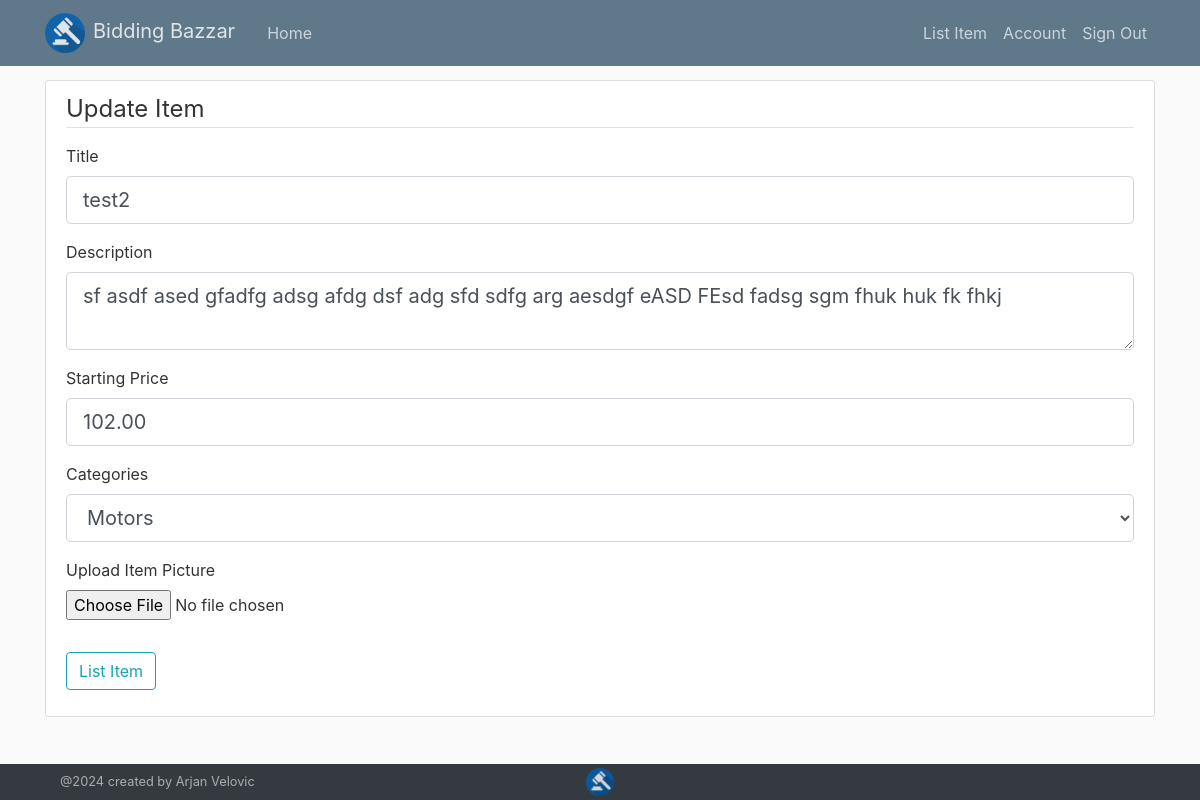
Page /item/4/update (signed in) on the earlier database version.
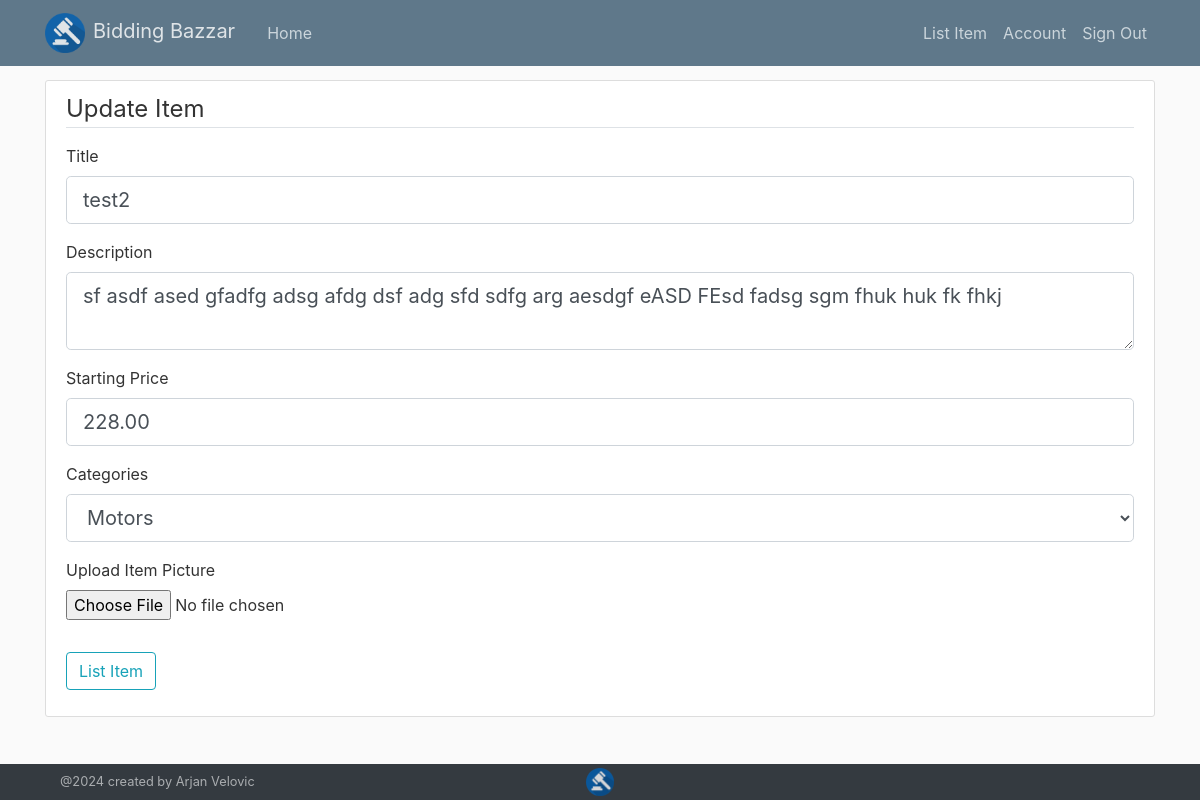
Same page on the later database version.
### flaskmarket/models.py (models this page shows, shortened)
class Item(db.Model):
    id = db.Column(db.Integer, primary_key=True)
    title = db.Column(db.String(100), nullable=False)
    description = db.Column(db.Text, nullable=False)
    category = db.Column(db.String(100), nullable=False)
    image_file = db.Column(db.String(50), nullable=False, default='default2.jpg')
    price = db.Column(db.Numeric, nullable=False)
    seller = db.Column(db.Integer, db.ForeignKey('user.id'), nullable=False)
    listeddate = db.Column(db.DateTime, nullable=False, default=datetime.utcnow)
    enddate = db.Column(db.DateTime, nullable=False, default=datetime.utcnow)
    hasbuyer = db.Column(db.Boolean, nullable = False, default = False)
    bidinfo = db.relationship('Bid', backref='item', lazy=True)
    watches = db.relationship('Watchlist', backref='item', lazy=True)
    @hybrid_property
    def notactive(self):
        if datetime.utcnow() - timedelta(hours=5) >= self.enddate:
            return True
        else:
            return False

### flaskmarket/items/routes.py (the view, shortened to what this page needs)
@items.route("/item/<int:item_id>/update", methods=['GET', 'POST'])
@login_required
def update_item(item_id):
    item = Item.query.get_or_404(item_id)
    if item.author != current_user:
        abort(403)
    form = ItemForm()
    if form.validate_on_submit() and item.notactive:
        if form.picture.data:
            picture_file = save_picture(form.picture.data)
        else:
            picture_file = item.image_file
        itemrelist = Item(title=form.title.data, description=form.description.data, category=form.category.data, image_file=picture_file, price=form.price.data, author=current_user, enddate=datetime.utcnow() + timedelta(days=7) - timedelta(hours=5))
        db.session.add(itemrelist)
        db.session.commit()
        flash('Your have relisted the item!', 'success')
        return redirect(url_for('main.home'))
    elif request.method == 'GET':
        form.title.data = item.title
        form.description.data = item.description
        form.category.data = item.category
        form.price.data = item.price
        if item.notactive:
            return render_template('create_item.html', title='Relist Item', form=form, legend='Relist Item')
        else:
            return render_template('create_item.html', title='Update Item', form=form, legend='Update Item')

### flaskmarket/items/forms.py
class ItemForm(FlaskForm):
    CATEGORIES = [
        (None,'--- select a category ---'),
        ('Business & Industrial','Business & Industrial'),
        ('Collectibles','Collectibles'),
        ('Electronics','Electronics'),
        ('Fashion','Fashion'),
        ('Home & Garden','Home & Garden'),
        ('Jewelry','Jewelry'),
        ('Motors','Motors'),
        ('Sporting Goods','Sporting Goods'),
        ('Toys','Toys'),
        ('Other','Other')
    ]
    title = StringField('Title', validators=[DataRequired()])
    description = TextAreaField('Description', validators=[DataRequired()])
    price = DecimalField('Starting Price', places = 2, validators=[DataRequired()])
    category = SelectField('Categories', choices = CATEGORIES, validators=[DataRequired()])
    picture = FileField('Upload Item Picture', validators=[FileAllowed(['jpg', 'png'])])
    submit = SubmitField('List Item')

### flaskmarket/models.py (called while the page is built)
@login_manager.user_loader
def load_user(user_id):
    return User.query.get(int(user_id))

### flaskmarket/templates/create_item.html (shortened to what this page needs)
{% extends "layout.html" %}
{% block content %}
<div class="content-section">
    <form method="POST" action="" enctype="multipart/form-data">
        <fieldset class="form-group">
            <legend class="border-bottom mb-3">{{ legend }}</legend>
            <div class="form-group">
                {{ form.title.label(class="form-control-label") }}
                {% if form.title.errors %}
                    {{ form.title(class="form-control form-control-lg is-invalid") }}
                    <div class="invalid-feedback">
                        {% for error in form.title.errors %}
                            <span>{{ error }}</span>
                        {% endfor %}
                    </div>
                {% else %}
                    {{ form.title(class="form-control form-control-lg") }}
                {% endif %}
            </div>
            <div class="form-group">
                {{ form.description.label(class="form-control-label") }}
                {% if form.description.errors %}
                    {{ form.description(class="form-control form-control-lg is-invalid") }}
                    <div class="invalid-feedback">
                        {% for error in form.description.errors %}
                            <span>{{ error }}</span>
                        {% endfor %}
                    </div>
                {% else %}
                    {{ form.description(class="form-control form-control-lg") }}
                {% endif %}
            </div>
            <div class="form-group">
                {{ form.price.label(class="form-control-label") }}
                {% if form.price.errors %}
                    {{ form.price(class="form-control form-control-lg is-invalid") }}
                    <div class="invalid-feedback">
                        {% for error in form.price.errors %}
                            <span>{{ error }}</span>
                        {% endfor %}
                    </div>
                {% else %}
                    {{ form.price(class="form-control form-control-lg") }}
                {% endif %}
            </div>
            <div class="form-group">
                {{ form.category.label(class="form-control-label") }}
                {% if form.category.errors %}
                    {{ form.category(class="form-control form-control-lg is-invalid") }}
                    <div class="invalid-feedback">
                        {% for error in form.category.errors %}
                            <span>{{ error }}</span>
                        {% endfor %}
                    </div>
                {% else %}
                    {{ form.category(class="form-control form-control-lg") }}
                {% endif %}
            </div>
            <div class="form-group">
                {{ form.picture.label() }}
                {{ form.picture(class="form-control-file") }}
            </div>
        </fieldset>
        <div class="form-group">
            {{ form.submit(class="btn btn-outline-info") }}
        </div>
    </form>
</div>
{% endblock content %}

Differences in the rows shown:
changed Item "test2": price "102.00" → "228.00"
